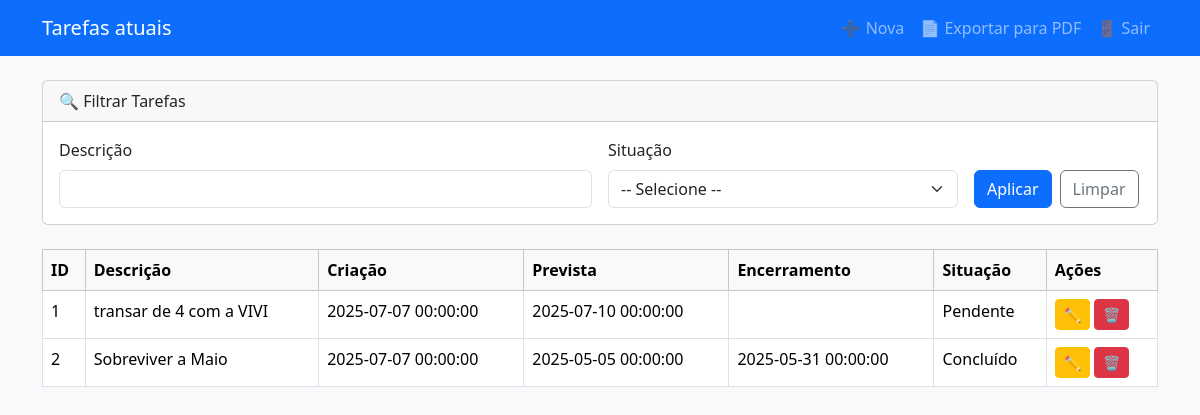
/ (signed in), run on the app's committed database.
### tables this page shows
CREATE TABLE tarefas (
            id INTEGER PRIMARY KEY AUTOINCREMENT,
            descricao TEXT NOT NULL,
            data_criacao TEXT,
            data_prevista TEXT,
            data_encerramento TEXT,
            situacao TEXT
        );

### app.py (the view)
@app.route('/')
@login_required
def listar_tarefas():
    filtro_descricao = request.args.get('filtro_descricao')
    filtro_situacao = request.args.get('filtro_situacao')
    tarefas = obter_tarefas(filtro_descricao=filtro_descricao, filtro_situacao=filtro_situacao)
    return render_template('listar_tarefas.html',
                           tarefas=tarefas,
                           filtro_descricao=filtro_descricao,
                           filtro_situacao=filtro_situacao)

### app.py (called while the page is built)
def get_db():
    if 'db' not in g:
        g.db = sqlite3.connect(db_filename)
        g.db.row_factory = sqlite3.Row
    return g.db

def login_required(f):
    from functools import wraps
    @wraps(f)
    def decorated_function(*args, **kwargs):
        if not session.get('logged_in'):
            flash('Por favor, faça login para acessar esta página.', 'warning')
            return redirect(url_for('login'))
        return f(*args, **kwargs)
    return decorated_function

### templates/listar_tarefas.html (shortened to what this page needs)
<!DOCTYPE html>
<html lang="pt-br">
<head>
    <link href="https://cdn.jsdelivr.net/npm/bootstrap@5.3.3/dist/css/bootstrap.min.css" rel="stylesheet">
</head>
<body class="bg-light">
    <nav class="navbar navbar-expand-lg navbar-dark bg-primary mb-4">
        <div class="container">
            <a class="navbar-brand" href="#">Tarefas atuais</a>
            <div class="collapse navbar-collapse">
                <ul class="navbar-nav ms-auto">
                    <li class="nav-item"><a class="nav-link" href="{{ url_for('adicionar_tarefa') }}">➕ Nova</a></li>
                    <li class="nav-item"><a class="nav-link" href="{{ url_for('exportar_pdf', filtro_descricao=filtro_descricao, filtro_situacao=filtro_situacao) }}">📄 Exportar para PDF</a></li>
                    <li class="nav-item"><a class="nav-link" href="{{ url_for('logout') }}">🚪 Sair</a></li>
                </ul>
            </div>
        </div>
    </nav>
    <div class="container">
        <div class="card mb-4">
            <div class="card-header">🔍 Filtrar Tarefas</div>
            <div class="card-body">
                <form method="GET" action="{{ url_for('listar_tarefas') }}" class="row g-3">
                    <div class="col-md-6">
                        <label for="filtro_descricao" class="form-label">Descrição</label>
                        <input type="text" class="form-control" id="filtro_descricao" name="filtro_descricao" value="{{ filtro_descricao or '' }}">
                    </div>
                    <div class="col-md-4">
                        <label for="filtro_situacao" class="form-label">Situação</label>
                        <select class="form-select" id="filtro_situacao" name="filtro_situacao">
                            <option value="">-- Selecione --</option>
                        </select>
                    </div>
                    <div class="col-md-2 d-flex align-items-end">
                        <button type="submit" class="btn btn-primary me-2">Aplicar</button>
                        <a href="{{ url_for('listar_tarefas') }}" class="btn btn-outline-secondary">Limpar</a>
                    </div>
                </form>
            </div>
        </div>
        <div class="table-responsive">
            <table class="table table-bordered table-hover bg-white">
                <thead class="table-light">
                    <tr>
                        <th>ID</th>
                        <th>Descrição</th>
                        <th>Criação</th>
                        <th>Prevista</th>
                        <th>Encerramento</th>
                        <th>Situação</th>
                        <th>Ações</th>
                    </tr>
                </thead>
                <tbody>
                    {% for tarefa in tarefas %}
                    <tr>
                        <td>{{ tarefa.id }}</td>
                        <td>{{ tarefa.descricao }}</td>
                        <td>{{ tarefa.data_criacao }}</td>
                        <td>{{ tarefa.data_prevista or '' }}</td>
                        <td>{{ tarefa.data_encerramento or '' }}</td>
                        <td>{{ tarefa.situacao }}</td>
                        <td>
                            <a href="{{ url_for('editar_tarefa', id=tarefa.id) }}" class="btn btn-sm btn-warning">✏️</a>
                            <form action="{{ url_for('excluir_tarefa', id=tarefa.id) }}" method="POST" class="d-inline" onsubmit="return confirm('Tem certeza que deseja excluir esta tarefa?');">
                                <button type="submit" class="btn btn-sm btn-danger">🗑️</button>
                            </form>
                        </td>
                    </tr>
                    {% endfor %}
                </tbody>
            </table>
        </div>
    </div>
</body>
</html>

### data on the page
tarefas: id "1", descricao "transar de 4 com a VIVI", data_criacao "2025-07-07 00:00:00", data_prevista "2025-07-10 00:00:00", situacao "Pendente"
tarefas: id "2", descricao "Sobreviver a Maio", data_criacao "2025-07-07 00:00:00", data_prevista "2025-05-05 00:00:00", data_encerramento "2025-05-31 00:00:00", situacao "Concluído"
